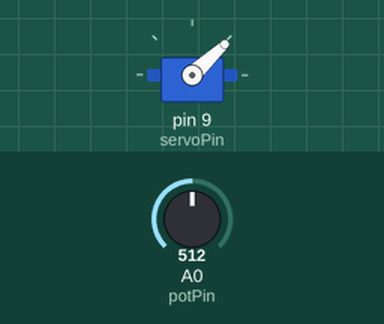
Simulated run of this sketch. Board: Arduino Uno, built with avr-gcc and run on an emulated ATmega328P. Parts: servo. The test bench sets the inputs (shaded band); at power-on: A0 (potPin) = 512.

Above: at 7.1 s.
7.2 s: A0 (potPin) set to 31
At 7.37 s:
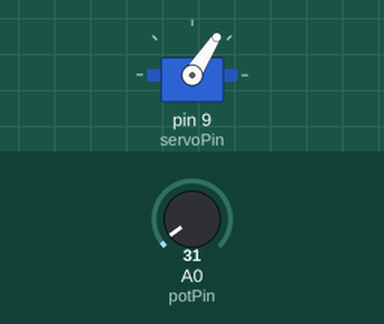
14.3 s: A0 (potPin) set to 27
At 14.45 s:
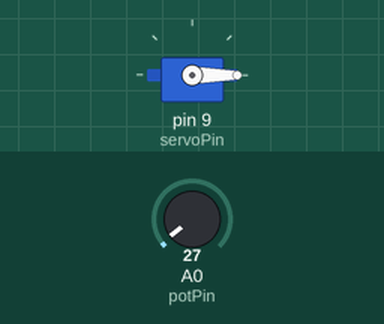
21.4 s: A0 (potPin) set to 190
At 22.25 s:
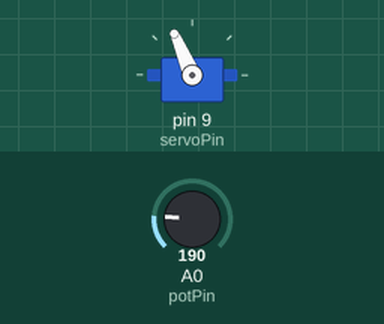
28.5 s: A0 (potPin) set to 0
Timing chart, 0 to 36.6 s (numbered marks = the images above; inputs shaded):
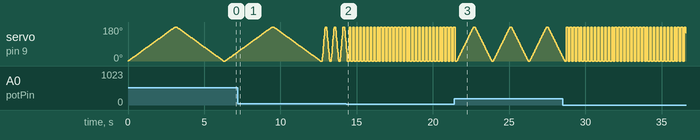

Measured:
- the behaviour switches between 30 and 29 on A0 (potPin) (found by bisection; images 1 and 2)
- by itself, servo on pin 9 (servoPin): ramps from 179° to 0° and jumps back, once every 0.23 s

The sketch:

Servo_Motor_Speed_Controlling_Code_3.ino
```cpp
/*
    Servo Motor Control with an Arduino
    For more details, visit: https://techzeero.com/arduino-tutorials/servo-motor-with-an-arduino/
*/

#include <Servo.h>

#define servoPin 9  //Attach the signal pin of the servo to D9 of Arduino
#define potPin A0   //Attach the potentiometer pin to A0 of Arduino

Servo myservo; //Object Initialized

int angle = 0;
int pot = 0;

void setup()
{
  myservo.attach(servoPin);
}

void loop()
{
  int pot = analogRead(potPin);
  pot = map(pot, 0, 1023, 0, 35);

  for(angle = 0; angle < 180; angle = angle + 1) //Command to move from 0 degrees to 180 degrees
  {
    myservo.write(angle);  //Command to rotate the servo to the specified angle
    delay(pot);           //Rotate the Potentiometer for changing the Speed of Servo Motor
  }
  delay(100);   //Delay for pause


  for(angle = 180; angle >= 0; angle = angle-1) // command to move from 180 degrees to 0 degrees
  {
    myservo.write(angle);
    delay(pot);    //Rotate the Potentiometer for changing the Speed of Servo Motor
  }
  delay(100);     //Delay for pause
}
```
